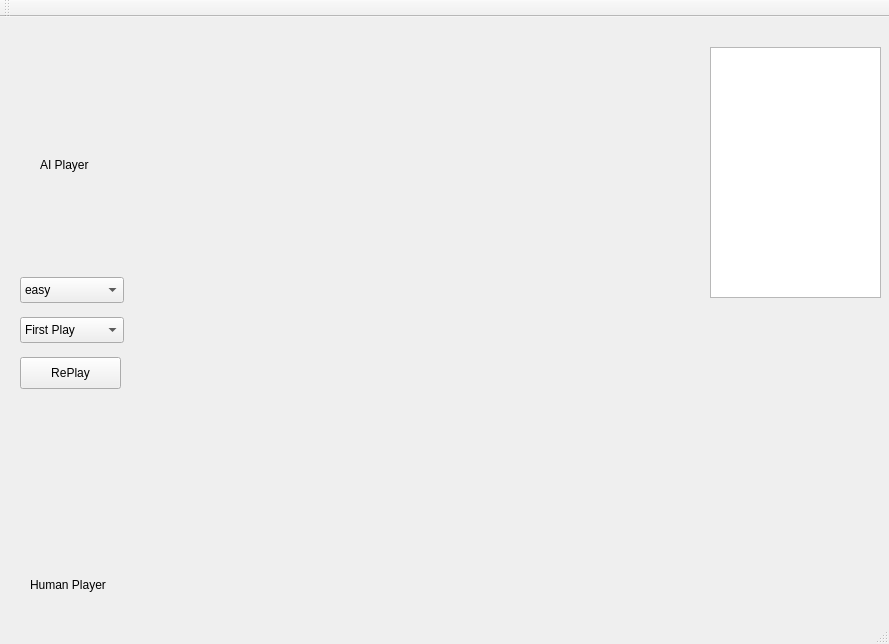
<?xml version="1.0" encoding="UTF-8"?>
<ui version="4.0">
 <class>gamewindow</class>
 <widget class="QMainWindow" name="gamewindow">
  <property name="geometry">
   <rect>
    <x>0</x>
    <y>0</y>
    <width>889</width>
    <height>644</height>
   </rect>
  </property>
  <property name="windowTitle">
   <string>gamewindow</string>
  </property>
  <widget class="QWidget" name="centralWidget">
   <widget class="QLabel" name="label">
    <property name="geometry">
     <rect>
      <x>20</x>
      <y>20</y>
      <width>101</width>
      <height>111</height>
     </rect>
    </property>
    <property name="text">
     <string/>
    </property>
    <property name="pixmap">
     <pixmap resource="images.qrc">:/assets/profile.png</pixmap>
    </property>
   </widget>
   <widget class="QLabel" name="label_2">
    <property name="geometry">
     <rect>
      <x>20</x>
      <y>440</y>
      <width>101</width>
      <height>111</height>
     </rect>
    </property>
    <property name="text">
     <string/>
    </property>
    <property name="pixmap">
     <pixmap resource="images.qrc">:/assets/profile.png</pixmap>
    </property>
   </widget>
   <widget class="QLabel" name="label_3">
    <property name="geometry">
     <rect>
      <x>40</x>
      <y>140</y>
      <width>60</width>
      <height>16</height>
     </rect>
    </property>
    <property name="text">
     <string>AI Player</string>
    </property>
   </widget>
   <widget class="QLabel" name="label_4">
    <property name="geometry">
     <rect>
      <x>30</x>
      <y>560</y>
      <width>91</width>
      <height>16</height>
     </rect>
    </property>
    <property name="text">
     <string>Human Player</string>
    </property>
   </widget>
   <widget class="QComboBox" name="difficultyComboBox">
    <property name="geometry">
     <rect>
      <x>20</x>
      <y>260</y>
      <width>104</width>
      <height>26</height>
     </rect>
    </property>
    <item>
     <property name="text">
      <string>easy</string>
     </property>
    </item>
    <item>
     <property name="text">
      <string>medium</string>
     </property>
    </item>
    <item>
     <property name="text">
      <string>hard</string>
     </property>
    </item>
   </widget>
   <widget class="QComboBox" name="firstplayComboBox">
    <property name="geometry">
     <rect>
      <x>20</x>
      <y>300</y>
      <width>104</width>
      <height>26</height>
     </rect>
    </property>
    <item>
     <property name="text">
      <string>First Play</string>
     </property>
    </item>
    <item>
     <property name="text">
      <string>Second Play</string>
     </property>
    </item>
   </widget>
   <widget class="QPushButton" name="replayPushButton">
    <property name="geometry">
     <rect>
      <x>20</x>
      <y>340</y>
      <width>101</width>
      <height>32</height>
     </rect>
    </property>
    <property name="mouseTracking">
     <bool>false</bool>
    </property>
    <property name="text">
     <string>RePlay</string>
    </property>
   </widget>
   <widget class="QWidget" name="boardWidget" native="true">
    <property name="geometry">
     <rect>
      <x>140</x>
      <y>30</y>
      <width>552</width>
      <height>552</height>
     </rect>
    </property>
   </widget>
   <widget class="QTextEdit" name="information">
    <property name="geometry">
     <rect>
      <x>710</x>
      <y>30</y>
      <width>171</width>
      <height>251</height>
     </rect>
    </property>
    <property name="readOnly">
     <bool>true</bool>
    </property>
   </widget>
  </widget>
  <widget class="QToolBar" name="mainToolBar">
   <attribute name="toolBarArea">
    <enum>TopToolBarArea</enum>
   </attribute>
   <attribute name="toolBarBreak">
    <bool>false</bool>
   </attribute>
  </widget>
  <widget class="QStatusBar" name="statusBar"/>
 </widget>
 <layoutdefault spacing="6" margin="11"/>
 <resources>
  <include location="images.qrc"/>
 </resources>
 <connections/>
</ui>
